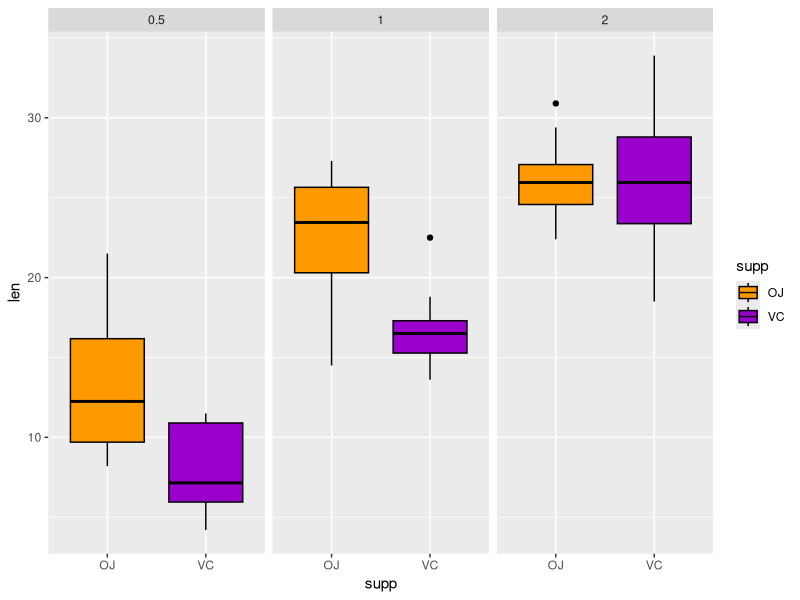
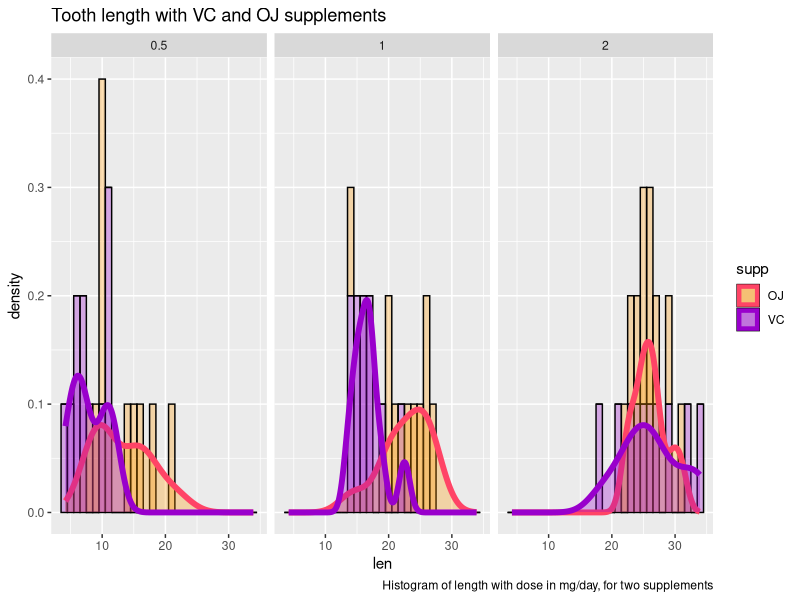

R code for these plots, in order:
##comments
library(ggplot2)
library(dplyr)
library(RColorBrewer)
data(ToothGrowth)

p1 <- ggplot(ToothGrowth, aes(supp,len,color = supp,fill=supp))+
      geom_boxplot()+
      facet_grid(.~dose)+
      scale_color_manual(values = c("#000000","#000000"))+
      scale_fill_manual(values = c("#FF9900","#9900CC"))
      
print(p1)



d1plot <- ggplot(ToothGrowth,aes(len,color = supp,fill = supp))+
      facet_grid(.~dose)+
      geom_histogram(aes(y = ..density..),color = "black",binwidth = 1)+
      geom_density(size =2)+
      scale_color_manual(values = c("#FF4466","#9900CC"))+
      scale_fill_manual(values = c(alpha("#FF9900",0.3),alpha("#9900CC",.3)))+
   labs(title ="Tooth length with VC and OJ supplements", 
        caption ="Histogram of length with dose in mg/day, for two supplements")
print(d1plot)

#Ho: The source of the vit C makes no difference;ie. no difference in means
#H1: 
overall <- t.test(ToothGrowth$len ~ ToothGrowth$supp,alt = "two.sided")

d1 <- filter(ToothGrowth,dose == 0.5)
d2 <- filter(ToothGrowth,dose == 1.0)
d3 <- filter(ToothGrowth,dose == 2.0)

dose1 <- t.test(d1$len ~ d1$supp,alt = "two.sided")
dose2 <- t.test(d2$len ~ d2$supp,alt = "two.sided")
dose3 <- t.test(d3$len ~ d3$supp,alt = "two.sided")

print(overall)
print(dose1)
print(dose2)
print(dose3)


# t = (m - mu)/(s/sqrt(n))

